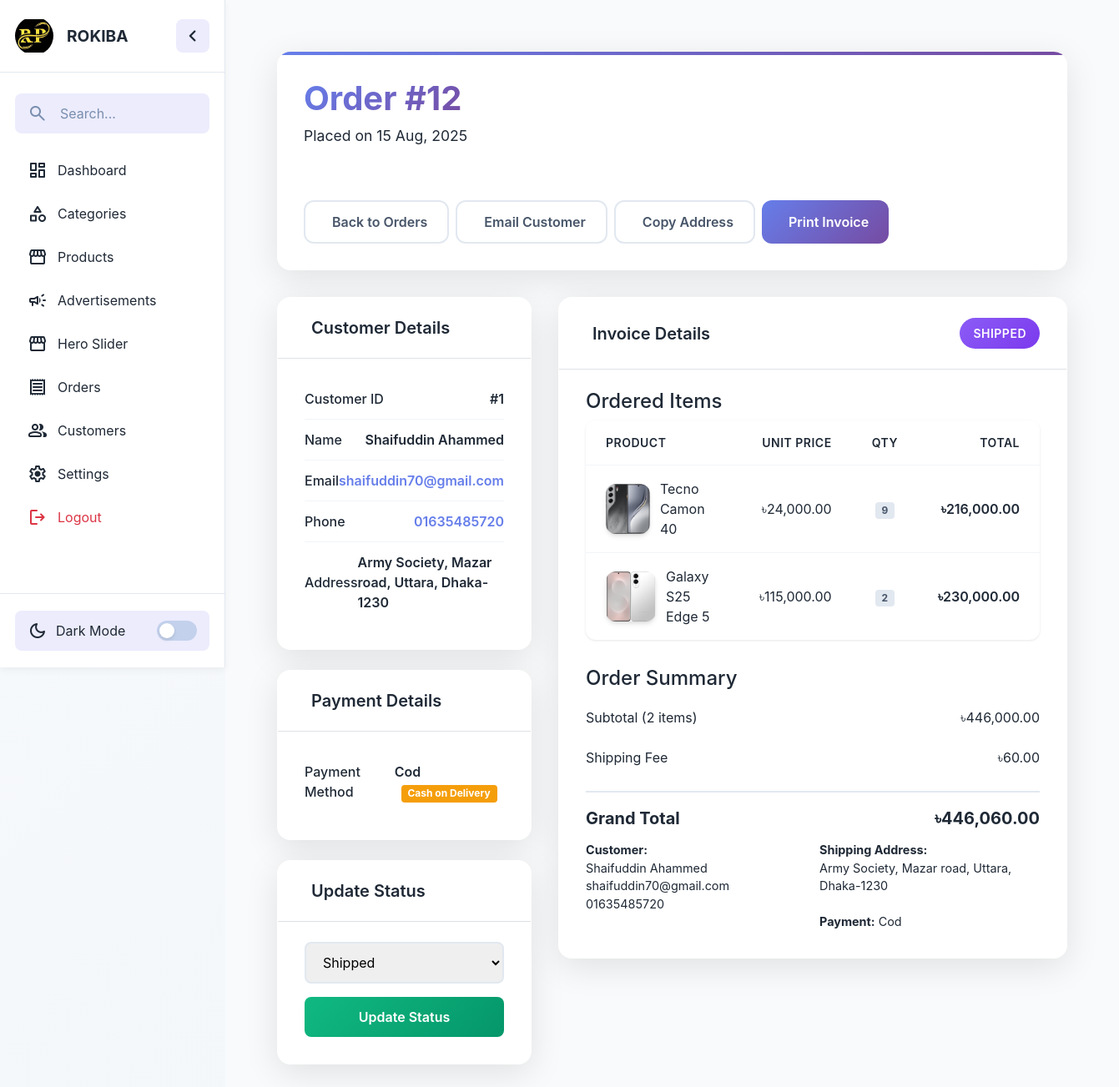
Screenshot of /admin/admin-order-details.php?id=12 (signed in) with the database file from the repository.
### tables this page shows
CREATE TABLE `settings` (
  `id` int NOT NULL,
  `company_name` varchar(255) DEFAULT NULL,
  `logo` varchar(255) DEFAULT NULL,
  `phone` varchar(20) DEFAULT NULL,
  `email` varchar(255) DEFAULT NULL,
  `address` text,
  `facebook` varchar(255) DEFAULT NULL,
  `instagram` varchar(255) DEFAULT NULL,
  `twitter` varchar(255) DEFAULT NULL,
  `shipping_fee_dhaka` decimal(10,2) NOT NULL DEFAULT '60.00',
  `shipping_fee_outside` decimal(10,2) NOT NULL DEFAULT '120.00',
  `bkash_number` varchar(20) DEFAULT NULL,
  `nagad_number` varchar(20) DEFAULT NULL,
  `rocket_number` varchar(20) DEFAULT NULL,
  `updated_at` timestamp NOT NULL DEFAULT CURRENT_TIMESTAMP ON UPDATE CURRENT_TIMESTAMP
);

CREATE TABLE `orders` (
  `id` int NOT NULL,
  `user_id` int DEFAULT NULL,
  `total_amount` decimal(10,2) DEFAULT NULL,
  `status` varchar(50) DEFAULT 'Pending',
  `payment_method` varchar(50) NOT NULL DEFAULT 'Cash on Delivery',
  `payment_trx_id` varchar(255) DEFAULT NULL,
  `payment_sender_no` varchar(20) DEFAULT NULL,
  `shipping_fee` decimal(10,2) NOT NULL DEFAULT '0.00',
  `created_at` timestamp NOT NULL DEFAULT CURRENT_TIMESTAMP,
  `updated_at` timestamp NULL DEFAULT NULL
);

CREATE TABLE `users` (
  `id` int NOT NULL,
  `username` varchar(50) DEFAULT NULL,
  `email` varchar(100) DEFAULT NULL,
  `password` varchar(255) DEFAULT NULL,
  `phone` varchar(20) DEFAULT NULL,
  `address` text,
  `created_at` timestamp NOT NULL DEFAULT CURRENT_TIMESTAMP
);

CREATE TABLE `order_items` (
  `id` int NOT NULL,
  `order_id` int DEFAULT NULL,
  `product_id` int DEFAULT NULL,
  `quantity` int DEFAULT NULL,
  `price` decimal(10,2) DEFAULT NULL
);

CREATE TABLE `products` (
  `id` int NOT NULL,
  `category_id` int DEFAULT NULL,
  `name` varchar(100) DEFAULT NULL,
  `description` text,
  `image` varchar(255) DEFAULT NULL,
  `price` decimal(10,2) DEFAULT NULL,
  `cost_price` decimal(10,2) NOT NULL DEFAULT '0.00',
  `created_at` timestamp NOT NULL DEFAULT CURRENT_TIMESTAMP ON UPDATE CURRENT_TIMESTAMP,
  `stock` int DEFAULT NULL,
  `is_active` tinyint(1) NOT NULL DEFAULT '1',
  `updated_at` timestamp NOT NULL DEFAULT CURRENT_TIMESTAMP ON UPDATE CURRENT_TIMESTAMP,
  `deleted_at` timestamp NULL DEFAULT NULL
);

### admin/admin-order-details.php (the view, shortened to what the rows shown need)
<?php
require_once 'includes/header.php';
require_once 'includes/functions.php';
$order_id = filter_input(INPUT_GET, 'id', FILTER_VALIDATE_INT);
$order_stmt = $pdo->prepare(
    "SELECT o.*, u.username, u.email, u.phone, u.address
     FROM orders o
     LEFT JOIN users u ON o.user_id = u.id
     WHERE o.id = :order_id"
);
$order_stmt->execute([':order_id' => $order_id]);
$order = $order_stmt->fetch(PDO::FETCH_ASSOC);
$order_items_stmt = $pdo->prepare(
    "SELECT oi.quantity, oi.price, p.name, p.image
     FROM order_items oi
     LEFT JOIN products p ON oi.product_id = p.id
     WHERE oi.order_id = :order_id"
);
$order_items_stmt->execute([':order_id' => $order_id]);
$order_items = $order_items_stmt->fetchAll(PDO::FETCH_ASSOC);
?>
<div class="custom-container">
    <div class="custom-header no-print">
        <div style="display: flex; justify-content: space-between; align-items: flex-start; flex-wrap: wrap; gap: 2rem;">
            <div>
                <h1 class="order-title">Order #<?= esc_html($order['id']) ?></h1>
                <p class="order-meta">
                    Placed on <?= format_date($order['created_at']) ?>
                </p>
            </div>
        </div>
    </div>
    <div class="grid-layout ">
        <div class="grid-item">
            <div class="custom-card no-print" style="margin-bottom: 1.5rem;">
                <div class="card-body-custom">
                    <div class="info-item">
                        <span class="info-label">Customer ID</span>
                        <span class="info-value">#<?= esc_html($order['user_id']) ?></span>
                    </div>
                    <div class="info-item">
                        <span class="info-label">Name</span>
                        <span class="info-value"><?= esc_html($order['username']) ?></span>
                    </div>
                    <div class="info-item">
                        <span class="info-value">
                            <a href="mailto:<?= esc_html($order['email']) ?>" style="color: #667eea; text-decoration: none;">
                                <?= esc_html($order['email']) ?>
                            </a>
                        </span>
                    </div>
                    <div class="info-item">
                        <span class="info-value">
                            <a href="tel:<?= esc_html($order['phone']) ?>" style="color: #667eea; text-decoration: none;">
                                <?= esc_html($order['phone']) ?>
                            </a>
                        </span>
                    </div>
                    <div class="info-item">
                        <span class="info-label">Address</span>
                        <span class="info-value"><?= esc_html($order['address']) ?></span>
                    </div>
                </div>
            </div>
            <div class="custom-card no-print" style="margin-bottom: 1.5rem;">
                <div class="card-body-custom">
                    <div class="info-item">
                        <span class="info-label">Payment Method</span>
                        <span class="info-value">
                            <?= ucfirst(esc_html($order['payment_method'])) ?>
                            <?php if ($order['payment_method'] === 'cod'): ?>
                                <span class="badge" style="background: #f59e0b; color: white; font-size: 0.75rem; margin-left: 8px;">Cash on Delivery</span>
                            <?php endif; ?>
                        </span>
                    </div>
                </div>
            </div>
            <div class="custom-card status-update-section no-print">
                <div class="card-body-custom">
                    <form method="post" class="status-form">
                        <select name="status" class="form-select-custom">
                            <option value="Shipped" <?= $order['status'] === 'Shipped' ? 'selected' : '' ?>>Shipped</option>
                        </select>
                        <button type="submit" name="update_status" class="btn-update">
                            Update Status
                        </button>
                    </form>
                </div>
            </div>
        </div>
        <div class="grid-item">
            <div class="custom-card">
                <div class="card-header-custom">
                    <div style="display: flex; justify-content: space-between; align-items: center;">
                        <h3 class="card-title-custom">
                            Invoice Details
                        </h3>
                        <span class="status-badge-custom status-<?= strtolower($order['status']) ?>">
                            <?= esc_html($order['status']) ?>
                        </span>
                    </div>
                </div>
                <div class="card-body-custom">
                    <div style="margin-bottom: 2rem;">
                        <table class="custom-table">
                            <thead>
                                <tr>
                                    <th>Product</th>
                                    <th style="text-align: right;">Unit Price</th>
                                    <th style="text-align: center;">Qty</th>
                                    <th style="text-align: right;">Total</th>
                                </tr>
                            </thead>
                            <tbody>
                                <?php foreach ($order_items as $item): ?>
                                    <tr>
                                        <td>
                                            <div style="display: flex; align-items: center; gap: 12px;">
                                                <?php if (!empty($item['image'])): ?>
                                                    <img src="assets/uploads/<?= esc_html($item['image']) ?>"
                                                        alt="<?= esc_html($item['name']) ?>"
                                                        class="product-image">
                                                <?php else: ?>
                                                    <div class="product-image" style="background: #f1f5f9; display: flex; align-items: center; justify-content: center;">
                                                        <i class="bi bi-image" style="color: #94a3b8;"></i>
                                                    </div>
                                                <?php endif; ?>
                                                <div>
                                                    <div class="product-name">
                                                        <?= esc_html($item['name']) ?>
                                                    </div>
                                                </div>
                                            </div>
                                        </td>
                                        <td style="text-align: right;"><?= formatPrice($item['price']) ?></td>
                                        <td style="text-align: center;">
                                            <span class="badge" style="background: #e2e8f0; color: #475569;">
                                                <?= esc_html($item['quantity']) ?>
                                            </span>
                                        </td>
                                        <td style="text-align: right; font-weight: 600;">
                                            <?= formatPrice($item['price'] * $item['quantity']) ?>
                                        </td>
                                    </tr>
                                <?php endforeach; ?>
                            </tbody>
                        </table>
                    </div>
                    <div class="no-print">
                        <div class="summary-row">
                            <span>Shipping Fee</span>
                            <span><?= formatPrice($order['shipping_fee']) ?></span>
                        </div>
                        <div class="summary-row total">
                            <span>Grand Total</span>
                            <span><?= formatPrice($order['total_amount']) ?></span>
                        </div>
                    </div>
                    <div>
                        <div style="display: grid; grid-template-columns: 1fr 1fr; gap: 1rem; font-size: 0.9rem;">
                            <div>
                                <strong>Customer:</strong><br>
                                <?= esc_html($order['username']) ?><br>
                                <?= esc_html($order['email']) ?><br>
                                <?= esc_html($order['phone']) ?>
                            </div>
                            <div>
                                <strong>Shipping Address:</strong><br>
                                <?= esc_html($order['address']) ?><br><br>
                                <strong>Payment:</strong> <?= ucfirst(esc_html($order['payment_method'])) ?>
                            </div>
                        </div>
                    </div>
                </div>
            </div>
        </div>
    </div>
</div>
<?php require_once 'includes/footer.php'; ?>

### admin/includes/header.php (shortened to what the rows shown need)
<?php
require_once '../includes/db.php';
?>
<!DOCTYPE html>
<html lang="en">
<head>
    <link rel="stylesheet" href="assets/css/style.css" />
    <link rel="stylesheet" href="assets/css/custom.css" />
    <link href="https://cdn.jsdelivr.net/npm/bootstrap@5.0.2/dist/css/bootstrap.min.css" rel="stylesheet"
>
</head>
<body>
    <div class="admin-container">
        <aside class="sidebar collapsed no-print">
            <div class="sidebar-header">
                <?php
                $settings = $pdo->query("SELECT * FROM settings LIMIT 1")->fetch();
                $logo = !empty($settings['logo']) ? '../admin/assets/uploads/' . $settings['logo'] : '../admin/assets/images/logo.jpg';
                ?>
                <img src="<?= $logo ?>" alt="Admin Panel" class="header-logo" />
                <p class="user_name"><?= isset($_SESSION['admin_username']) ? $_SESSION['admin_username'] : 'Admin'; ?></p>
                <button class="sidebar-toggle">
                    <span class="material-symbols-rounded">chevron_left</span>
                </button>
            </div>
        </aside>
        <div class="main-content">

### rows the page displays
settings: logo (picture)
orders: id "12", created_at "15 Aug, 2025", user "1", user.username "Shaifuddin Ahammed", user.email "shaifuddin70@gmail.com", user.phone "01635485720", user.address "Army Society, Mazar road, Uttara, Dhaka-1230", payment_method "Cod", status "Shipped", status "SHIPPED", shipping_fee "৳60.00", total_amount "৳446,060.00"
order_items: product.image (picture), product.name "Tecno Camon 40", price "৳24,000.00", quantity "9", formatPrice($item['price'] * $item['quantity']) "৳216,000.00"
order_items: product.image (picture), product.name "Galaxy S25 Edge 5", price "৳115,000.00", quantity "2", formatPrice($item['price'] * $item['quantity']) "৳230,000.00"

### other values shown
$_SESSION['admin_username'] "ROKIBA"
count($order_items) "2"
formatPrice($subtotal) "৳446,000.00"
